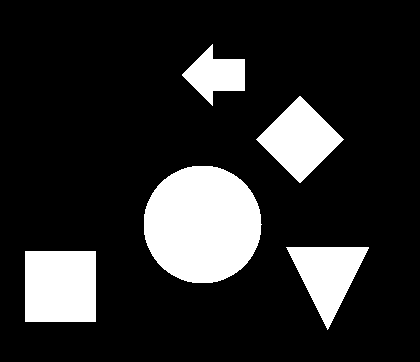
#> input picture img/mono/opencv-findcontours_01.png, 420 x 362 px; the run also reads 2 pictures not shown here
$ jupyter execute --allow-errors 'Bounding Box.ipynb'   (shell and % lines are left out)
#> lines starting #> are read from the running program, lines starting #| are printed output that depends on the picture; after the words box and inside, x2 and y2 are one past the last pixel; in counts of white or black regions, pixels touching at a corner belong together; long printed decimals are rounded
# BoundingBox

https://docs.opencv.org/4.0.0/

<h1>Table of Contents<span class="tocSkip"></span></h1>
<div class="toc"><ul class="toc-item"><li><span><a href="#Config" data-toc-modified-id="Config-1"><span class="toc-item-num">1&nbsp;&nbsp;</span>Config</a></span><ul class="toc-item"><li><span><a href="#Import" data-toc-modified-id="Import-1.1"><span class="toc-item-num">1.1&nbsp;&nbsp;</span>Import</a></span></li><li><span><a href="#Path" data-toc-modified-id="Path-1.2"><span class="toc-item-num">1.2&nbsp;&nbsp;</span>Path</a></span></li><li><span><a href="#DEF-plot_template" data-toc-modified-id="DEF-plot_template-1.3"><span class="toc-item-num">1.3&nbsp;&nbsp;</span>DEF plot_template</a></span></li></ul></li><li><span><a href="#Bounding-Box" data-toc-modified-id="Bounding-Box-2"><span class="toc-item-num">2&nbsp;&nbsp;</span>Bounding Box</a></span></li><li><span><a href="#2値化でBoundingBox" data-toc-modified-id="2値化でBoundingBox-3"><span class="toc-item-num">3&nbsp;&nbsp;</span>2値化でBoundingBox</a></span><ul class="toc-item"><li><span><a href="#read-image" data-toc-modified-id="read-image-3.1"><span class="toc-item-num">3.1&nbsp;&nbsp;</span>read image</a></span></li><li><span><a href="#findContours" data-toc-modified-id="findContours-3.2"><span class="toc-item-num">3.2&nbsp;&nbsp;</span>findContours</a></span></li><li><span><a href="#短形の抽出" data-toc-modified-id="短形の抽出-3.3"><span class="toc-item-num">3.3&nbsp;&nbsp;</span>短形の抽出</a></span><ul class="toc-item"><li><span><a href="#bounding" data-toc-modified-id="bounding-3.3.1"><span class="toc-item-num">3.3.1&nbsp;&nbsp;</span>bounding</a></span></li></ul></li><li><span><a href="#Plot" data-toc-modified-id="Plot-3.4"><span class="toc-item-num">3.4&nbsp;&nbsp;</span>Plot</a></span></li></ul></li><li><span><a href="#Trimming-回転矩形領域の切り取り" data-toc-modified-id="Trimming-回転矩形領域の切り取り-4"><span class="toc-item-num">4&nbsp;&nbsp;</span>Trimming 回転矩形領域の切り取り</a></span><ul class="toc-item"><li><span><a href="#お試し" data-toc-modified-id="お試し-4.1"><span class="toc-item-num">4.1&nbsp;&nbsp;</span>お試し</a></span><ul class="toc-item"><li><span><a href="#短形(rect)の情報を得る" data-toc-modified-id="短形(rect)の情報を得る-4.1.1"><span class="toc-item-num">4.1.1&nbsp;&nbsp;</span>短形(rect)の情報を得る</a></span></li><li><span><a href="#rectが傾いているのかの判定" data-toc-modified-id="rectが傾いているのかの判定-4.1.2"><span class="toc-item-num">4.1.2&nbsp;&nbsp;</span>rectが傾いているのかの判定</a></span><ul class="toc-item"><li><span><a href="#is_rotated_rect(rect)" data-toc-modified-id="is_rotated_rect(rect)-4.1.2.1"><span class="toc-item-num">4.1.2.1&nbsp;&nbsp;</span>is_rotated_rect(rect)</a></span></li></ul></li><li><span><a href="#rectの傾きを求める" data-toc-modified-id="rectの傾きを求める-4.1.3"><span class="toc-item-num">4.1.3&nbsp;&nbsp;</span>rectの傾きを求める</a></span></li><li><span><a href="#短形の中心座標を求める" data-toc-modified-id="短形の中心座標を求める-4.1.4"><span class="toc-item-num">4.1.4&nbsp;&nbsp;</span>短形の中心座標を求める</a></span></li><li><span><a href="#getRotationMatrix2D()" data-toc-modified-id="getRotationMatrix2D()-4.1.5"><span class="toc-item-num">4.1.5&nbsp;&nbsp;</span>getRotationMatrix2D()</a></span></li><li><span><a href="#回転の実行-cv2.warpAffine" data-toc-modified-id="回転の実行-cv2.warpAffine-4.1.6"><span class="toc-item-num">4.1.6&nbsp;&nbsp;</span>回転の実行 cv2.warpAffine</a></span></li><li><span><a href="#Plot" data-toc-modified-id="Plot-4.1.7"><span class="toc-item-num">4.1.7&nbsp;&nbsp;</span>Plot</a></span></li><li><span><a href="#短形の幅と高さ計算" data-toc-modified-id="短形の幅と高さ計算-4.1.8"><span class="toc-item-num">4.1.8&nbsp;&nbsp;</span>短形の幅と高さ計算</a></span></li><li><span><a href="#短形の切り取り" data-toc-modified-id="短形の切り取り-4.1.9"><span class="toc-item-num">4.1.9&nbsp;&nbsp;</span>短形の切り取り</a></span></li><li><span><a href="#Plot" data-toc-modified-id="Plot-4.1.10"><span class="toc-item-num">4.1.10&nbsp;&nbsp;</span>Plot</a></span></li></ul></li><li><span><a href="#def-trim_rect_contour(image,-rect)" data-toc-modified-id="def-trim_rect_contour(image,-rect)-4.2"><span class="toc-item-num">4.2&nbsp;&nbsp;</span>def trim_rect_contour(image, rect)</a></span><ul class="toc-item"><li><span><a href="#Trim-&amp;-Plot" data-toc-modified-id="Trim-&amp;-Plot-4.2.1"><span class="toc-item-num">4.2.1&nbsp;&nbsp;</span>Trim &amp; Plot</a></span></li></ul></li></ul></li><li><span><a href="#別画像で試す-(not-completed)" data-toc-modified-id="別画像で試す-(not-completed)-5"><span class="toc-item-num">5&nbsp;&nbsp;</span>別画像で試す (not completed)</a></span><ul class="toc-item"><li><span><a href="#Read-Image" data-toc-modified-id="Read-Image-5.1"><span class="toc-item-num">5.1&nbsp;&nbsp;</span>Read Image</a></span></li><li><span><a href="#GrayScale" data-toc-modified-id="GrayScale-5.2"><span class="toc-item-num">5.2&nbsp;&nbsp;</span>GrayScale</a></span></li><li><span><a href="#FindContours" data-toc-modified-id="FindContours-5.3"><span class="toc-item-num">5.3&nbsp;&nbsp;</span>FindContours</a></span></li><li><span><a href="#Extract-Bounding-Box" data-toc-modified-id="Extract-Bounding-Box-5.4"><span class="toc-item-num">5.4&nbsp;&nbsp;</span>Extract Bounding Box</a></span></li><li><span><a href="#Plot" data-toc-modified-id="Plot-5.5"><span class="toc-item-num">5.5&nbsp;&nbsp;</span>Plot</a></span></li><li><span><a href="#Trim" data-toc-modified-id="Trim-5.6"><span class="toc-item-num">5.6&nbsp;&nbsp;</span>Trim</a></span></li></ul></li><li><span><a href="#Canny-(not-complete)" data-toc-modified-id="Canny-(not-complete)-6"><span class="toc-item-num">6&nbsp;&nbsp;</span>Canny (not complete)</a></span><ul class="toc-item"><li><ul class="toc-item"><li><span><a href="#平滑化-(blur)" data-toc-modified-id="平滑化-(blur)-6.0.1"><span class="toc-item-num">6.0.1&nbsp;&nbsp;</span>平滑化 (blur)</a></span></li><li><span><a href="#Canny法" data-toc-modified-id="Canny法-6.0.2"><span class="toc-item-num">6.0.2&nbsp;&nbsp;</span>Canny法</a></span></li><li><span><a href="#findContours" data-toc-modified-id="findContours-6.0.3"><span class="toc-item-num">6.0.3&nbsp;&nbsp;</span>findContours</a></span></li></ul></li></ul></li><li><span><a href="#END" data-toc-modified-id="END-7"><span class="toc-item-num">7&nbsp;&nbsp;</span>END</a></span></li></ul></div>

## Config

### Import

[cell 1]
import os
import sys
import pathlib
import random
random.seed(12345)
import copy
import collections

import numpy as np
import cv2
import matplotlib
import matplotlib.pyplot as plt

[cell 2]
print(sys.version)
print("cv2.__version__ : {}".format(cv2.__version__))

### Path

[cell 3]
HOME_Path = pathlib.Path(os.getcwd()).parents[0]
img_dir_Path = HOME_Path / "img"
print("path name     | exist | path\n" +
      "========================")
print("HOME_Path     | {:5} | {}".format(HOME_Path.exists(), str(HOME_Path)))
print("img_dir_Path  | {:5} | {}".format(img_dir_Path.exists(),  str(img_dir_Path)))

### DEF plot_template

[cell 4]
def plot_template(plot_array_list, nrows, ncols, idx, fig):
    for (_name, _im, _cmap) in plot_array_list:
        idx += 1
        ax = fig.add_subplot(nrows, ncols, idx)
        ax.imshow(_im, cmap=_cmap)  # > It is ignored for RGB(A) data.
        ax.set_title(label="{}'s shape:{}".format(_name, _im.shape))
        ax.set_xlabel(xlabel="im[1]")
        ax.set_ylabel(ylabel="im[0]")
    #===================================
    plt.subplots_adjust(wspace=0.3, hspace=0.3)
    plt.show()

## Bounding Box

- OpenCV version 4.0.0
    - OpenCVはチュートリアルやドキュメントをみる際にバージョンには特に注意する
    - 引数や返り値が頻繁に更新される印象
- [OpenCV: Contours in OpenCV](https://docs.opencv.org/4.0.0/d3/d05/tutorial_py_table_of_contents_contours.html)
    - [OpenCV: Contour Features](https://docs.opencv.org/4.0.0/dd/d49/tutorial_py_contour_features.html)
        - 1. Moments
        - 2. Contour Area
        - 3. Contour Perimeter
        - 4. Contour Approximation
        - 5. Convex Hull
        - 6. Checking Convexity
        - 7. Bounding Rectangle
            - 7.a. Straight Bounding Rectangle
            - 7.b. Rotated Rectangle
        - 8. Minimum Enclosing Circle
        - 9. Fitting an Ellipse
        - 10. Fitting a Line
- [OpenCV: Creating Bounding boxes and circles for contours](https://docs.opencv.org/4.0.0/da/d0c/tutorial_bounding_rects_circles.html)

## 2値化でBoundingBox

- [OpenCV - findContours() による輪郭抽出 - Pynote](http://pynote.hatenablog.com/entry/opencv-findcontours#%E3%82%B0%E3%83%AC%E3%83%BC%E3%82%B9%E3%82%B1%E3%83%BC%E3%83%AB%E7%94%BB%E5%83%8F%E3%81%AB%E5%A4%89%E6%8F%9B%E3%81%97findContours-%E3%81%A7%E8%BC%AA%E9%83%AD%E3%82%92%E6%8A%BD%E5%87%BA%E3%81%99%E3%82%8B)

### read image

[cell 5]
# read image file
# this image is already 2 quantization level
_filepath = str(img_dir_Path / "mono" / "opencv-findcontours_01.png")
im = cv2.imread(filename=_filepath, flags=cv2.IMREAD_GRAYSCALE)
#> im: shape (362, 420); 16.7% white; 5 white regions
assert im is not None, "Could not open or find the image : {}".format(_filepath)

[cell 6]
_im = im
#===============================================================================
plot_array_tuple = (
    # (name, im, cmap),
    ("original", _im, "gray"),
)
nrows, ncols, idx = 1, 1, 0
fig = plt.figure(figsize=(ncols*5, nrows*5))
#=======================================
plot_template(plot_array_tuple, nrows, ncols, idx, fig)
#> the loop in plot_template, `for (_name, _im, _cmap) in plot_array_list:` made 1 pass
#> (_name, _cmap, idx) on pass 1: ('original', 'gray', 1)
#> after the loop in plot_template, `for (_name, _im, _cmap) in plot_array_list:`: idx = 1

### findContours

mode : [RetrievalModes](https://docs.opencv.org/3.4/d3/dc0/group__imgproc__shape.html#ga819779b9857cc2f8601e6526a3a5bc71)

[cell 7]
# mode : [RetrievalModes](https://docs.opencv.org/4.0.0/d3/dc0/group__imgproc__shape.html#ga819779b9857cc2f8601e6526a3a5bc71)
print("cv2.RETR_EXTERNAL : {}".format(cv2.RETR_EXTERNAL))
print("cv2.RETR_LIST     : {}".format(cv2.RETR_LIST))
print("cv.RETR_CCOMP     : {}".format(cv2.RETR_CCOMP))
print("cv2.RETR_TREE     : {}".format(cv2.RETR_TREE))

[cell 8]
#===============================================================================
# Find contours(輪郭)
contours, hierarchy = cv2.findContours(image=im,
                                       mode=cv2.RETR_TREE,
                                       method=cv2.CHAIN_APPROX_SIMPLE,
                                      )
#> contours = 5 contours; box (x1, y1, x2, y2) and area: (144, 166, 262, 283) 10743, (25, 251, 96, 322) 4900, (256, 96, 344, 183) 3784, (286, 247, 369, 330) 3362, (182, 44, 245, 106) 1923

print("len(contours)     : {}".format(len(contours)))
#| len(contours)     : 5
for i, contour in enumerate(contours):
    print("contours[{:2}] | area : {:>7} | shape : {:}".format(i, cv2.contourArea(contour=contour), contour.shape))
    if i > 10:
        break
#> this loop made 5 passes
#> contour on pass 1: [[25, 251], [25, 321], [95, 321], [95, 251]]
#> (printed output is left out)

### 短形の抽出

#### bounding

- Bounding Rectangle
- Rotated Rectangle

[cell 9]
#===============================================================================
# Approximate contours to polygons + get bounding rects
contour_polygon_list = [None]*len(contours)
#> contour_polygon_list = 5 items
boundingRect_list = [None]*len(contours)
#> boundingRect_list = 5 items
rotatedRect_list = [None]*len(contours)
#> rotatedRect_list = 5 items

#====================
for i, contour in enumerate(contours):
    # ref : https://docs.opencv.org/4.0.0/dd/d49/tutorial_py_contour_features.html

    # bounding rectangle
    epsilon = 0.1*cv2.arcLength(curve=contour, closed=True)
    contour_polygon_list[i] = cv2.approxPolyDP(curve=contour, epsilon=epsilon, closed=True)
    boundingRect_list[i] = cv2.boundingRect(array=contour_polygon_list[i])  # return (x,y, w, h)

    # rotated rectangle
    rect = cv2.minAreaRect(points=contour)
    box = cv2.boxPoints(box=rect)
    rotatedRect_list[i] = np.int0(box)
#> this loop made 5 passes
#> (epsilon, rect, box) on passes 2 to 4: (28, ((327, 288), (82, 82), -90), [[368, 329], [286, 329], [286, 247], [368, 247]]), (38.75, ((202.5, 224), (116, 117), -90), [[261, 282], [144, 282], [144, 166], [261, 166]]), (24.52, ((299.5, 139), (61.52, 61.52), -45), [[299.5, 182.5], [256, 139], [299.5, 95.5], [343, 139]])
#> after the loop, boundingRect_list = [(25, 251, 71, 71), (286, 247, 83, 83), (144, 166, 117, 117), (256, 96, 88, 87), (182, 44, 63, 62)]; contour_polygon_list = 5 contours; box (x1, y1, x2, y2) and area: (144, 166, 261, 283) 6928, (25, 251, 96, 322) 4900, (256, 96, 344, 183) 3741, (286, 247, 369, 330) 3362, (182, 44, 245, 106) 1891; rotatedRect_list = [[[95, 321], [25, 321], [25, 251], [95, 251]], [[368, 329], [286, 329], [286, 247], [368, 247]], [[261, 282], [144, 282], [144, 166], [261, 166]], [[299, 182], [256, 139], [299, 95], [343, 139]], [[220, 113], [181, 74], [220, 35], [259, 74]]]

idx = 0
print("len(contour_polygon_list) : {}".format(len(contour_polygon_list)))
#| len(contour_polygon_list) : 5
print("contour_polygon_list[{}] :\n".format(idx) +
      "{}".format(contour_polygon_list[idx]))
#| contour_polygon_list[0] :
#| [[[ 25 251]]
#|  [[ 25 321]]
#|  [[ 95 321]]
#|  [[ 95 251]]]
print("len(boundingRect_list) : {}".format(len(boundingRect_list)))
#| len(boundingRect_list) : 5
print("boundingRect_list[{}] : {}".format(idx, boundingRect_list[idx]))
#| boundingRect_list[0] : (25, 251, 71, 71)
print("len(rotatedRect_list) : {}".format(len(rotatedRect_list)))
#| len(rotatedRect_list) : 5
print("rotatedRect_list[idx] :\n".format(idx) +
      "{}".format(rotatedRect_list[idx]))
#| rotatedRect_list[idx] :
#| [[ 95 321]
#|  [ 25 321]
#|  [ 25 251]
#|  [ 95 251]]

### Plot

[cell 10]
rectangle_thickness = 5  # pixel
#===============================================================================
_h, _w = im.shape
_im = np.zeros(shape=(_h, _w, 3), dtype=np.uint8)
_im[:, :, :] = im[:, :, np.newaxis]

_h, _w = im.shape + 2 * np.array([rectangle_thickness, rectangle_thickness])
_im2 = np.full(shape=(_h, _w, 3), fill_value=177, dtype=np.uint8)
rectangle_thickness
_im2[rectangle_thickness:-rectangle_thickness, rectangle_thickness:-rectangle_thickness, :]= copy.deepcopy(_im)
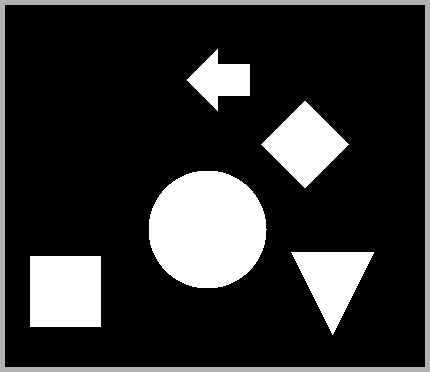
#> _im2: shape (372, 430, 3); min 0, max 255, mean 49.1

_im3 = copy.deepcopy(_im)
#> _im3 is the input picture: shape (362, 420, 3); 16.7% white; 5 white regions, box (x1, y1, x2, y2) and area: (144, 166, 262, 283) 10910, (25, 251, 96, 322) 5041, (256, 96, 344, 183) 3872, (286, 247, 369, 330) 3486, (182, 44, 245, 106) 2016

print("im.shape   : {}".format(im.shape))
#| im.shape   : (362, 420)
print("_im.shape  : {}".format(_im.shape))
#| _im.shape  : (362, 420, 3)
print("_im2.shape : {}".format(_im2.shape))
#| _im2.shape : (372, 430, 3)
print("_im3.shape : {}".format(_im3.shape))
#| _im3.shape : (362, 420, 3)

#===============================================================================
# [14 lines left out: function draw_boundingRect_, not called in this run]

# _im  : contour_polygon
# _im2 : boundingRect
#> (the rest of this cell did not finish here and is left out)

## Trimming 回転矩形領域の切り取り

- [OpenCVで画像から回転矩形領域を切り出す - Qiita](https://qiita.com/vs4sh/items/93d65468a992af5b8f92)
- [OpenCV: Geometric Transformations of Images](https://docs.opencv.org/4.0.0/da/d6e/tutorial_py_geometric_transformations.html)
- [画像の幾何学変換 — opencv 2.2 (r4295) documentation](http://opencv.jp/opencv-2.2/py/imgproc_geometric_image_transformations.html)

### お試し

#### 短形(rect)の情報を得る

[cell 11]
for i in range(len(rotatedRect_list)):
    print("rotatedRect_list[i].shape : {}".format(rotatedRect_list[i].shape))
    print(rotatedRect_list[i])
#> this loop made 5 passes
#> (printed output is left out)

#### rectが傾いているのかの判定

[cell 12]
# このセルはサンプル
rect = rotatedRect_list[0]
#> rect = [[95, 321], [25, 321], [25, 251], [95, 251]]
x_min, y_min = rect.min(axis=0)
#> x_min = 25; y_min = 251
print("x_min      , y_min        : {}, {}".format(x_min, y_min))
#| x_min      , y_min        : 25, 251
print("x_min.dtype, y_min.dtype  : {}, {}".format(x_min.dtype, y_min.dtype))
#| x_min.dtype, y_min.dtype  : int64, int64
print("rect[0]       : {}".format(rect[0]))
#| rect[0]       : [ 95 321]
print("rect[0].dtype : {}".format(rect[0].dtype))
#| rect[0].dtype : int64
print(np.array([x_min, y_min]) in rect)
#| True

##### is_rotated_rect(rect)

[cell 13]
# 最後のやつは傾いているのは明らかなのでその傾きを求めてみる
rect = rotatedRect_list[-1]
#> rect = [[220, 113], [181, 74], [220, 35], [259, 74]]
print("rect :\n{}".format(rect))
#| rect :
#| [[220 113]
#|  [181  74]
#|  [220  35]
#|  [259  74]]

def is_rotated_rect(rect):
    """
    短形が傾いているかどうか

    |-Parameters
    | rect       | numpy.array   | rectangle, 4 vertices
    |
    |-Returns
    | is_rotated | True or False |
    """
    # x座標とy座標がどちらも最小の頂点が存在すればそれは傾いていない
    x_min, y_min = rect.min(axis=0)
    if np.array([x_min, y_min]) in rect:
        return True
    return False

assert is_rotated_rect(rect=rect)

#### rectの傾きを求める

[cell 14]
# calculate angle
x_min_idx, y_min_idx = np.argmin(a=rect, axis=0)
#> x_min_idx = 1; y_min_idx = 2
# radian angle
angle_rad = np.math.atan2(rect[x_min_idx][1] - rect[y_min_idx][1],  # y
                          rect[y_min_idx][0] - rect[x_min_idx][0])  # x
#> angle_rad = 0.785
# degree
angle_deg = angle_rad * 180 / np.math.pi
#> angle_deg = 45
print("angle_rad       : {} radian".format(angle_rad))
#| angle_rad       : 0.7854 radian
print("type(angle_rad) : {}".format(type(angle_rad)))
#| type(angle_rad) : <class 'float'>
print("angle_deg       : {} degree".format(angle_deg))
#| angle_deg       : 45.0 degree
print("type(angle_deg) : {}".format(type(angle_deg)))
#| type(angle_deg) : <class 'float'>

#### 短形の中心座標を求める

[cell 15]
# 短形の中心座標を求める
v_min, v_max = rect.min(axis=0), rect.max(axis=0)
#> v_min = [181, 35]; v_max = [259, 113]
center = v_min + (v_max - v_min) / 2
#> center = [220, 74]
print("center          : {}".format(center))
#| center          : [220.  74.]
print("center.dtype    : {}".format(center.dtype))
#| center.dtype    : float64
print("type(center[0]) : {}".format(type(center[0])))
#| type(center[0]) : <class 'numpy.float64'>
center = tuple(map(float, center))  # numpy.float は opencv が受け付けない
#> center = (220, 74)
print("type(center[0]) : {}".format(type(center[0])))
#| type(center[0]) : <class 'float'>

#### getRotationMatrix2D()

- [getRotationMatrix2D()](https://docs.opencv.org/4.0.0/da/d54/group__imgproc__transform.html#gafbbc470ce83812914a70abfb604f4326)
- Parameters
    - center	Center of the rotation in the source image.
    - angle	Rotation angle in degrees. Positive values mean counter-clockwise rotation (the coordinate origin is assumed to be the top-left corner).
    - scale	Isotropic scale factor.

[cell 16]
# 回転行列の取得 (同時座標)
rotate_arr = cv2.getRotationMatrix2D(center=center, angle=-angle_deg, scale=1.)
#> rotate_arr = [[0.707, -0.707, 116.8], [0.707, 0.707, -133.9]]
print("rotate_arr :\n{}".format(rotate_arr))
#| rotate_arr :
#| [[   0.7071   -0.7071  116.762]
#|  [   0.7071    0.7071 -133.889]]

同時座標の概念

\begin{align*}
  \begin{bmatrix} x' \\ y' \end{bmatrix} =
  \begin{bmatrix}
    a & b & c \\ d & e & f
  \end{bmatrix} \cdot
  \begin{bmatrix} x \\ y \\ 1 \end{bmatrix}
\end{align*}

- Refer below, if you want more details.
    - [OpenCV: Geometric Transformations of Images](https://docs.opencv.org/4.0.0/da/d6e/tutorial_py_geometric_transformations.html)
    - [画像の幾何学変換 — opencv 2.2 (r4295) documentation](http://opencv.jp/opencv-2.2/py/imgproc_geometric_image_transformations.html)
    - コンピュータグラフィックス 改訂新版 (2-1 2次元座標変換)

#### 回転の実行 cv2.warpAffine

[cell 17]
_h, _w = im.shape
im_rotated = cv2.warpAffine(src=im, M=rotate_arr, dsize=( _w, _h), flags=cv2.INTER_CUBIC)
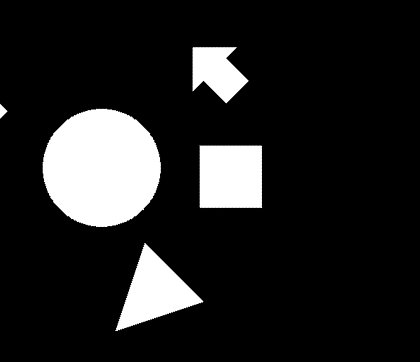
#> im_rotated: shape (362, 420); min 0, max 255, mean 34.1

#### Plot

[cell 18]
_h, _w = im.shape
_im = np.zeros(shape=(_h, _w, 3), dtype=np.uint8)
_im[:, :, :] = im[:, :, np.newaxis]
color = (0, 255, 0)  # bgr
#> (the rest of this cell did not finish here and is left out)

#### 短形の幅と高さ計算

[cell 19]
# calculate edge length
x_min_idx, y_min_idx = np.argmin(a=rect, axis=0)
_, y_max_idx = np.argmax(a=rect, axis=0)
#> y_max_idx = 0

a = rect[x_min_idx] - rect[y_min_idx]
#> a = [-39, 39]
rect_width = np.sqrt(np.dot(a=a, b=a.T))
#> rect_width = 55.15
a = rect[x_min_idx] - rect[y_max_idx]
#> a = [-39, -39]
rect_height = np.sqrt(np.dot(a=a, b=a.T))
#> rect_height = 55.15

print("rect_width        : {}".format(rect_width))
#| rect_width        : 55.154
print("type(rect_width)  : {}".format(type(rect_width)))
#| type(rect_width)  : <class 'numpy.float64'>
print("rect_height       : {}".format(rect_height))
#| rect_height       : 55.154
print("type(rect_height) : {}".format(type(rect_height)))
#| type(rect_height) : <class 'numpy.float64'>

#### 短形の切り取り

[cell 20]
_w, _h = int(rect_width), int(rect_height)
trimmed_rect = cv2.getRectSubPix(image=im_rotated, patchSize=(_w, _h), center=center)
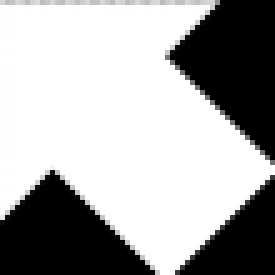
#> trimmed_rect: shape (55, 55) (shown 5 times larger); min 0, max 255, mean 168.4
#> (the rest of the program and of its run is left out)
